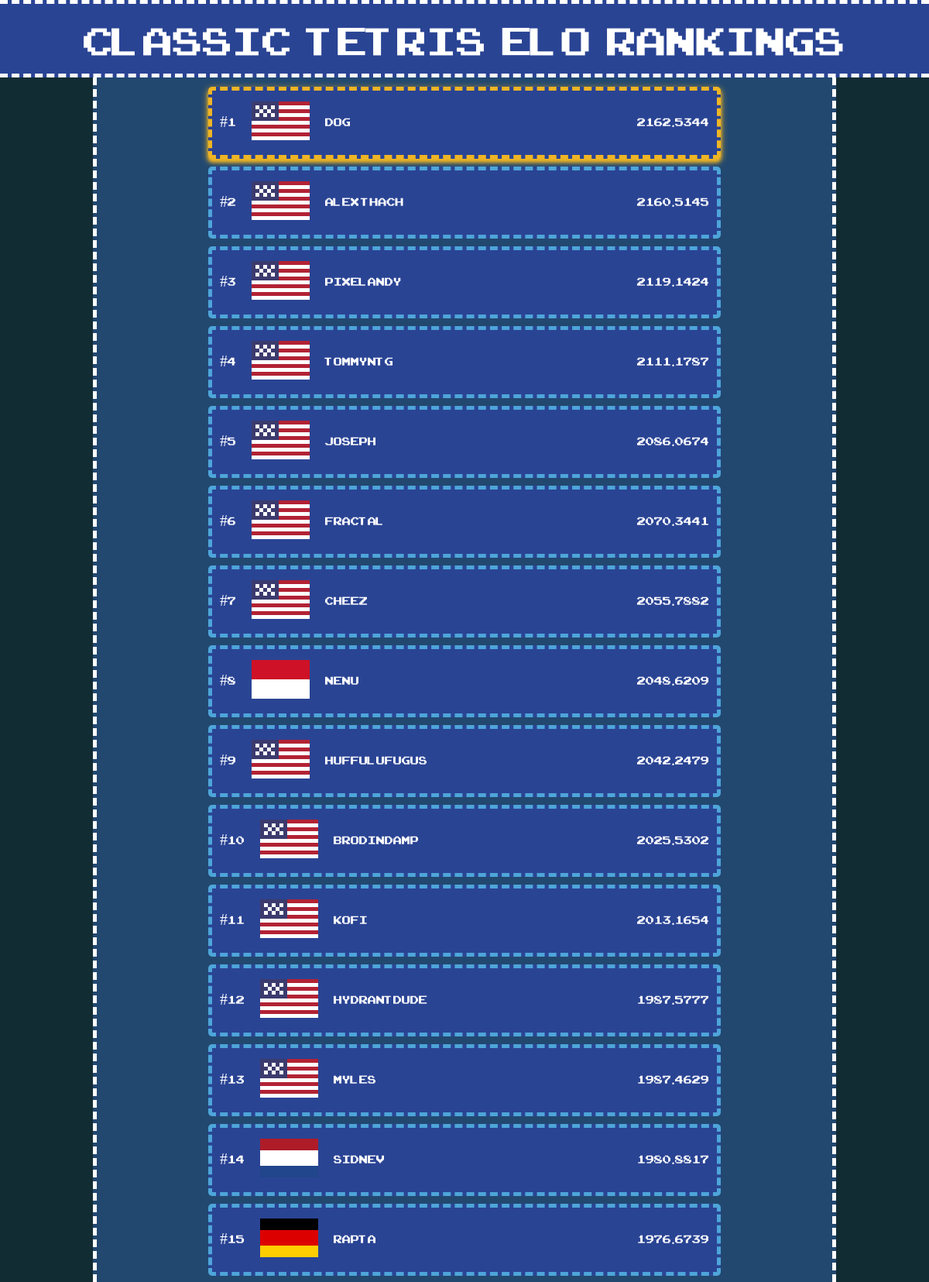
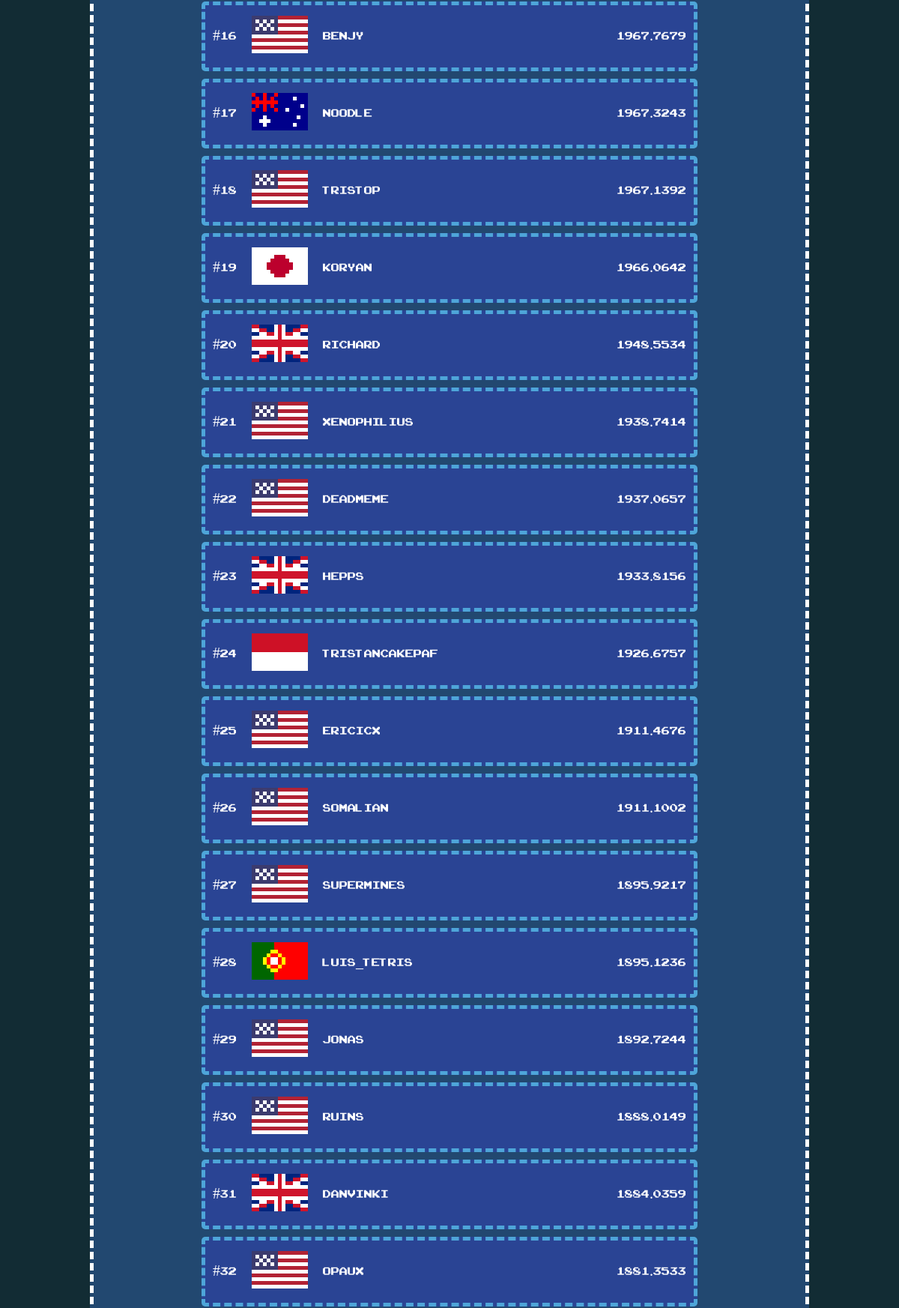
The page / (upper part) on the database its author committed (2 pictures, top to bottom).
### tables this page shows
CREATE TABLE `tetrisrankings` (
  `id` int(10) unsigned NOT NULL AUTO_INCREMENT,
  `player` varchar(255) NOT NULL DEFAULT '',
  `rating` decimal(9,4) NOT NULL,
  `nationality` varchar(3) NOT NULL DEFAULT '',
  PRIMARY KEY (`id`)
);

### functions.php (the view, shortened to what this page needs)
<?php
function fullRanking(PDO $db): array
{
    $mainQuery = $db->prepare("SELECT `player`, `rating` , `nationality` FROM `tetrisrankings` ORDER BY `rating` DESC;");
    $mainQuery->execute();
    $result = $mainQuery->fetchAll();
    return $result;
}
function displayArray(array $resultArray): string
{
    $i = 1;
    $output = '';
    foreach ($resultArray as $result)
    {
        if ($result['nationality'] == 'CRO'
            ||$result['nationality'] == 'CHN'
            ||$result['nationality'] == 'DEN'
            ||$result['nationality'] == 'ECU'
            ||$result['nationality'] == 'GUM'
            ||$result['nationality'] == 'HUN'
            ||$result['nationality'] == 'IND'
            ||$result['nationality'] == 'LUX'
            ||$result['nationality'] == 'MAC'
            ||$result['nationality'] == 'MDA'
            ||$result['nationality'] == 'MLT'
            ||$result['nationality'] == 'PSE'
            ||$result['nationality'] == 'ROC'
            ||$result['nationality'] == 'URY')
        {
            $result['nationality'] = 'XXX';
        }
        $output .=  "<div class='entryContainer'>
                        <div class='id'> <p>#" . $i . "</p> </div>
                        <div class='flag'> <img src='images/" . $result['nationality'] . ".png' alt=''> </div>
                        <div class='player'> <p>" . $result['player'] ."</p> </div>
                        <div class='rating'> <p>" . $result['rating'] . "</p> </div>
                    </div>";
        $i++;
    }
    return $output;
}

### index.php (shortened to what this page needs)
<?php
require_once ('functions.php');
$db = dbLink();
$resultArray = fullRanking($db);
$result = displayArray($resultArray);
?>
<!DOCTYPE html>
<html lang="en">
<head>
    <link href="normalize.css" type="text/css" rel="stylesheet"/>
    <link href="indexstyling.css" type="text/css" rel="stylesheet"/>
</head>
<body>
    <header>
        <p class="title">CLASSIC</p>
        <p class="title">TETRIS</p>
        <p class="title">ELO</p>
        <p class="title">RANKINGS</p>
    </header>
    <section class="entrySection">
        <?php echo $result; ?>
    </section>
</body>
</html>

### indexstyling.css (style rules this page uses)
* { box-sizing: border-box; }
html { font-size: 62.5%; }
body { background-color: #122c34; font-family: pixel; color: #ffffff; }
header { display: flex; justify-content: center; max-width: 100%; height: 100px; background-color: #2a4494; border-style: dashed; border-color: #FFFFFFFF; border-width: 5px; border-left-style: none; border-right-style: none; }
.title { margin: 10px; display: flex; justify-content: center; font-size: 7rem; }
.entrySection { background-color: #224870; font-size: 2rem; width: 80%; margin: 0 auto; border-style: dashed; border-color: #FFFFFFFF; border-width: 5px; border-top-style: none; border-bottom-style: none; padding: 2px; }
.entryContainer { display: flex; flex-wrap: wrap; background-color: #2a4494; border: 5px dashed #4ea5d9; border-radius: 5px; max-width: 70%; margin: 10px auto; align-items: center; align-content: space-between; }
.entryContainer:first-child { border-color: #efb524; box-shadow: 0 4px 4px 0 #efb524, 0 3px 10px 0 #efb524; }
.entryContainer div { margin: 10px; }
.entryContainer .rating { margin-left: auto; }
.flag img { max-width: 200px; }

### rows shown on the page
tetrisrankings: player "DOG", rating "2162.5344"
tetrisrankings: player "ALEX THACH", rating "2160.5145"
tetrisrankings: player "PIXELANDY", rating "2119.1424"
tetrisrankings: player "TOMMYNTG", rating "2111.1787"
tetrisrankings: player "JOSEPH", rating "2086.0674"
tetrisrankings: player "FRACTAL", rating "2070.3441"
tetrisrankings: player "CHEEZ", rating "2055.7882"
tetrisrankings: player "NENU", rating "2048.6209"
tetrisrankings: player "HUFFULUFUGUS", rating "2042.2479"
tetrisrankings: player "BRODINDAMP", rating "2025.5302"
tetrisrankings: player "KOFI", rating "2013.1654"
tetrisrankings: player "HYDRANTDUDE", rating "1987.5777"
tetrisrankings: player "MYLES", rating "1987.4629"
tetrisrankings: shows a picture, player "SIDNEV", rating "1980.8817"
tetrisrankings: shows a picture, player "RAPTA", rating "1976.6739"
tetrisrankings: player "BENJY", rating "1967.7679"
tetrisrankings: shows a picture, player "NOODLE", rating "1967.3243"
tetrisrankings: player "TRISTOP", rating "1967.1392"
tetrisrankings: shows a picture, player "KORYAN", rating "1966.0642"
tetrisrankings: player "RICHARD", rating "1948.5534"
tetrisrankings: player "XENOPHILIUS", rating "1938.7414"
tetrisrankings: player "DEADMEME", rating "1937.0657"
tetrisrankings: player "HEPPS", rating "1933.8156"
tetrisrankings: player "TRISTANCAKEPAF", rating "1926.6757"
tetrisrankings: player "ERICICX", rating "1911.4676"
tetrisrankings: player "SOMALIAN", rating "1911.1002"
tetrisrankings: player "SUPERMINES", rating "1895.9217"
tetrisrankings: shows a picture, player "LUIS_TETRIS", rating "1895.1236"
tetrisrankings: player "JONAS", rating "1892.7244"
tetrisrankings: player "RUINS", rating "1888.0149"
tetrisrankings: player "DANVINKI", rating "1884.0359"
tetrisrankings: player "OPAUX", rating "1881.3533"
